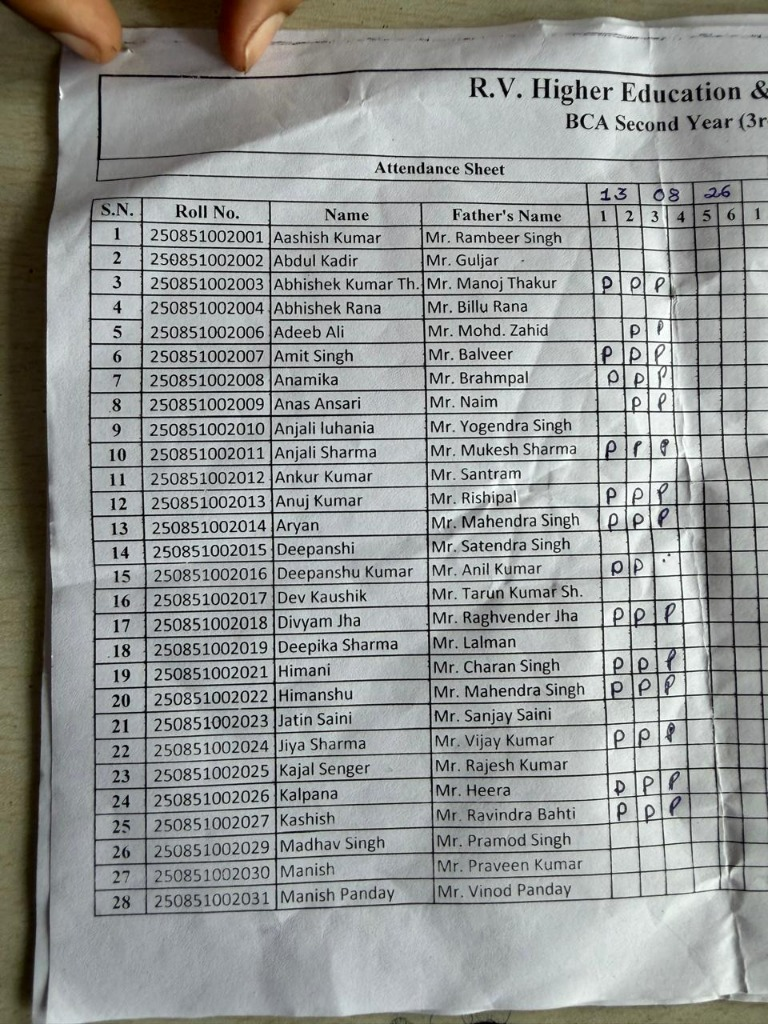
#> input picture input_images/attendance.jpg, 768 x 1024 px
$ python -i image_processor.py   (imports and definitions only)
#> lines starting #> are read from the running program, lines starting #| are printed output that depends on the picture; after the words box and inside, x2 and y2 are one past the last pixel; in counts of white or black regions, pixels touching at a corner belong together
"""
image_processor.py — Image loading, orientation normalization, perspective correction,
and CLAHE contrast enhancement for the Attendance Sheet Digitization System.
"""

from __future__ import annotations

import os
from dataclasses import dataclass
from typing import Optional, Tuple

import cv2
import numpy as np


@dataclass
class PreprocessedImage:
    """Container for all image representations needed across pipeline stages."""

    original_bgr: np.ndarray
    rectified_bgr: np.ndarray
    gray: np.ndarray
    enhanced_gray: np.ndarray
    binary_inv: np.ndarray
    ink_response: np.ndarray
    homography: Optional[np.ndarray] = None
    table_corners: Optional[np.ndarray] = None


def load_image(image_source: str | bytes | np.ndarray) -> np.ndarray:
    """Load a BGR image from a file path, raw bytes, or a NumPy array."""
    if isinstance(image_source, np.ndarray):
        if image_source.ndim == 2:
            return cv2.cvtColor(image_source, cv2.COLOR_GRAY2BGR)
        if image_source.shape[2] == 4:
            return cv2.cvtColor(image_source, cv2.COLOR_RGBA2BGR)
        return image_source.copy()

    if isinstance(image_source, (bytes, bytearray)):
        arr = np.frombuffer(image_source, dtype=np.uint8)
        image = cv2.imdecode(arr, cv2.IMREAD_COLOR)
        if image is None:
            raise ValueError("Could not decode uploaded image bytes.")
        return image

    if isinstance(image_source, str):
        if not os.path.exists(image_source):
            raise FileNotFoundError(f"Could not read the image: {image_source}")
        image = cv2.imread(image_source, cv2.IMREAD_COLOR)
        if image is None:
            raise FileNotFoundError(f"Could not read the image: {image_source}")
        return image

    raise TypeError(f"Unsupported image_source type: {type(image_source)}")


def normalize_orientation(image_bgr: np.ndarray) -> np.ndarray:
    """
    Ensure the attendance register is in portrait orientation with the table right-side up.
    If an image is accidentally rotated 90 degrees (landscape where horizontal lines are vertical),
    rotate it upright.
    """
    h, w = image_bgr.shape[:2]
    gray = cv2.cvtColor(image_bgr, cv2.COLOR_BGR2GRAY)
    thresh = cv2.adaptiveThreshold(
        gray, 255, cv2.ADAPTIVE_THRESH_GAUSSIAN_C, cv2.THRESH_BINARY_INV, 21, 7
    )
    h_lines = cv2.morphologyEx(
        thresh, cv2.MORPH_OPEN, cv2.getStructuringElement(cv2.MORPH_RECT, (40, 1))
    )
    v_lines = cv2.morphologyEx(
        thresh, cv2.MORPH_OPEN, cv2.getStructuringElement(cv2.MORPH_RECT, (1, 40))
    )
    # A register with ~25-35 student rows has higher horizontal line density than vertical
    if w > h * 1.15 and np.sum(v_lines > 0) > np.sum(h_lines > 0) * 1.4:
        return cv2.rotate(image_bgr, cv2.ROTATE_90_CLOCKWISE)
    return image_bgr


def _order_quad_points(pts: np.ndarray) -> np.ndarray:
    """Order 4 points as: top-left, top-right, bottom-right, bottom-left."""
    rect = np.zeros((4, 2), dtype=np.float32)
    s = pts.sum(axis=1)
    rect[0] = pts[np.argmin(s)]
    rect[2] = pts[np.argmax(s)]
    diff = np.diff(pts, axis=1)
    rect[1] = pts[np.argmin(diff)]
    rect[3] = pts[np.argmax(diff)]
    return rect


def detect_table_corners(binary_inv: np.ndarray) -> Optional[np.ndarray]:
    """
    Locate the four outer corners of the main attendance grid table using
    morphological horizontal and vertical line masks.
    """
    h_lines = cv2.morphologyEx(
        binary_inv, cv2.MORPH_OPEN, cv2.getStructuringElement(cv2.MORPH_RECT, (35, 1))
    )
    v_lines = cv2.morphologyEx(
        binary_inv, cv2.MORPH_OPEN, cv2.getStructuringElement(cv2.MORPH_RECT, (1, 35))
    )
    grid_mask = cv2.bitwise_or(h_lines, v_lines)
    grid_mask = cv2.dilate(grid_mask, np.ones((3, 3), np.uint8), iterations=1)

    contours, _ = cv2.findContours(
        grid_mask, cv2.RETR_EXTERNAL, cv2.CHAIN_APPROX_SIMPLE
    )
    if not contours:
        return None

    largest = max(contours, key=cv2.contourArea)
    img_area = binary_inv.shape[0] * binary_inv.shape[1]
    if cv2.contourArea(largest) < 0.15 * img_area:
        return None

    hull = cv2.convexHull(largest).reshape(-1, 2).astype(np.float32)
    return _order_quad_points(hull)


def preprocess_image(
    image_source: str | bytes | np.ndarray,
    output_save_path: Optional[str] = "output/preprocessed.jpg",
    apply_perspective_warp: bool = False,
) -> PreprocessedImage:
    """
    Step 2 — Load the image, normalize orientation, enhance contrast with CLAHE,
    compute local shadow-invariant ink response, and optionally save `output/preprocessed.jpg`.

    Note: By default `apply_perspective_warp=False` keeps the full page visible while
    `grid_detector.py` tracks exact tilted/curved horizontal and vertical line models
    directly across the page. Setting `apply_perspective_warp=True` warps the table
    corners to a flat rectangle.
    """
    raw_bgr = load_image(image_source)
    oriented_bgr = normalize_orientation(raw_bgr)

    gray0 = cv2.cvtColor(oriented_bgr, cv2.COLOR_BGR2GRAY)
    clahe = cv2.createCLAHE(clipLimit=2.0, tileGridSize=(8, 8))
    enhanced0 = clahe.apply(gray0)
    binary0 = cv2.adaptiveThreshold(
        enhanced0, 255, cv2.ADAPTIVE_THRESH_GAUSSIAN_C, cv2.THRESH_BINARY_INV, 21, 7
    )

    corners = detect_table_corners(binary0)
    homography = None
    rectified_bgr = oriented_bgr.copy()

    if apply_perspective_warp and corners is not None:
        tl, tr, br, bl = corners
        width_top = np.linalg.norm(tr - tl)
        width_bot = np.linalg.norm(br - bl)
        max_w = int(max(width_top, width_bot))

        height_left = np.linalg.norm(bl - tl)
        height_right = np.linalg.norm(br - tr)
        max_h = int(max(height_left, height_right))

        margin_x, margin_y = 40, 60
        dst = np.array(
            [
                [margin_x, margin_y],
                [margin_x + max_w - 1, margin_y],
                [margin_x + max_w - 1, margin_y + max_h - 1],
                [margin_x, margin_y + max_h - 1],
            ],
            dtype=np.float32,
        )
        homography = cv2.getPerspectiveTransform(corners, dst)
        rectified_bgr = cv2.warpPerspective(
            oriented_bgr,
            homography,
            (max_w + 2 * margin_x, max_h + 2 * margin_y),
            flags=cv2.INTER_CUBIC,
            borderMode=cv2.BORDER_REPLICATE,
        )

    gray = cv2.cvtColor(rectified_bgr, cv2.COLOR_BGR2GRAY)
    enhanced = clahe.apply(gray)
    binary_inv = cv2.adaptiveThreshold(
        enhanced, 255, cv2.ADAPTIVE_THRESH_GAUSSIAN_C, cv2.THRESH_BINARY_INV, 21, 7
    )

    # Local high-pass ink response removes paper crease shadows while keeping pen strokes
    local_bg = cv2.GaussianBlur(gray, (15, 15), 0).astype(np.float32)
    ink_response = np.clip(local_bg - gray.astype(np.float32), 0, 255)

    if output_save_path:
        os.makedirs(os.path.dirname(output_save_path) or ".", exist_ok=True)
        cv2.imwrite(output_save_path, enhanced)

    return PreprocessedImage(
        original_bgr=raw_bgr,
        rectified_bgr=rectified_bgr,
        gray=gray,
        enhanced_gray=enhanced,
        binary_inv=binary_inv,
        ink_response=ink_response,
        homography=homography,
        table_corners=corners,
    )

>>> import cv2
>>> picture = cv2.imread('input_images/attendance.jpg')
#> picture is the input picture: shape (1024, 768, 3); mean B, G, R 149.5, 151.5, 148.8
>>> result = preprocess_image(picture)
#> in normalize_orientation, `thresh = cv2.adaptiveThreshold( gray, 255, cv2.ADAPTIVE_THRESH_GAUSSIA..`:
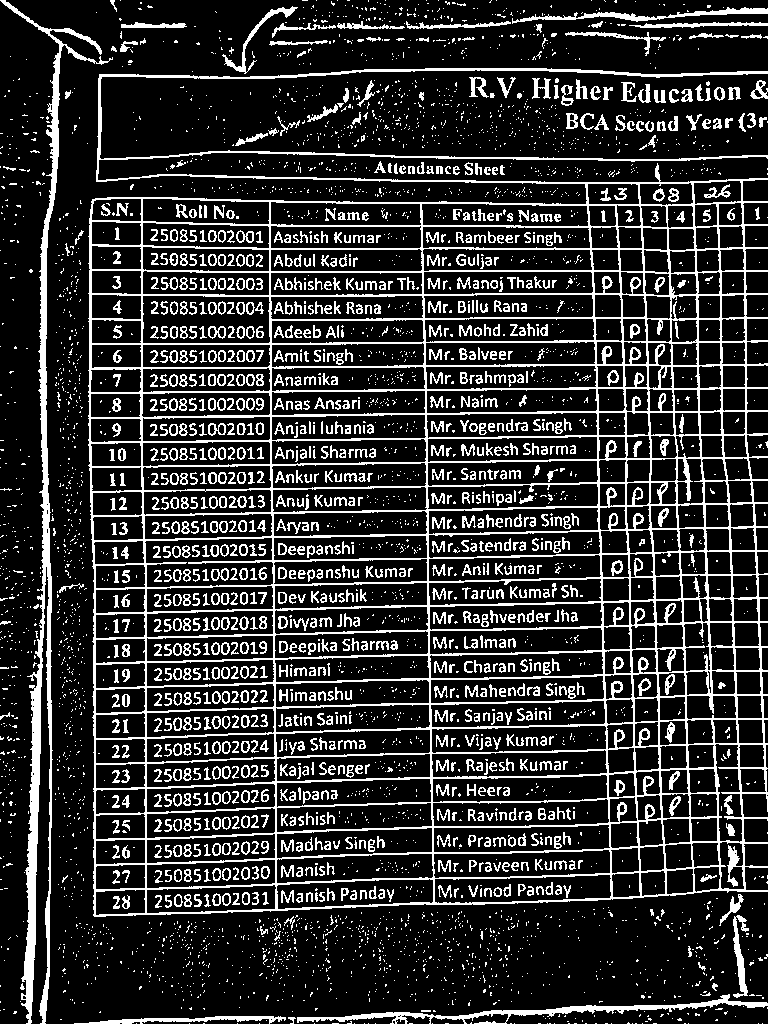
#> thresh: shape (1024, 768); 18.7% white in thin lines or dots
#> in normalize_orientation, `h_lines = cv2.morphologyEx( thresh, cv2.MORPH_OPEN, cv2.getStructuring..`: h_lines: shape (1024, 768); 5.7% white in thin lines or dots, all inside (x1, y1, x2, y2) = (75, 9, 768, 1024)
#> in normalize_orientation, `v_lines = cv2.morphologyEx( thresh, cv2.MORPH_OPEN, cv2.getStructuring..`: v_lines: shape (1024, 768); 2.7% white; 30 white regions, largest, box (x1, y1, x2, y2) and area: (41, 215, 52, 990) 3193, (26, 631, 42, 1024) 2623, (89, 205, 96, 918) 1619
#> in preprocess_image, `enhanced0 = clahe.apply(gray0)`:
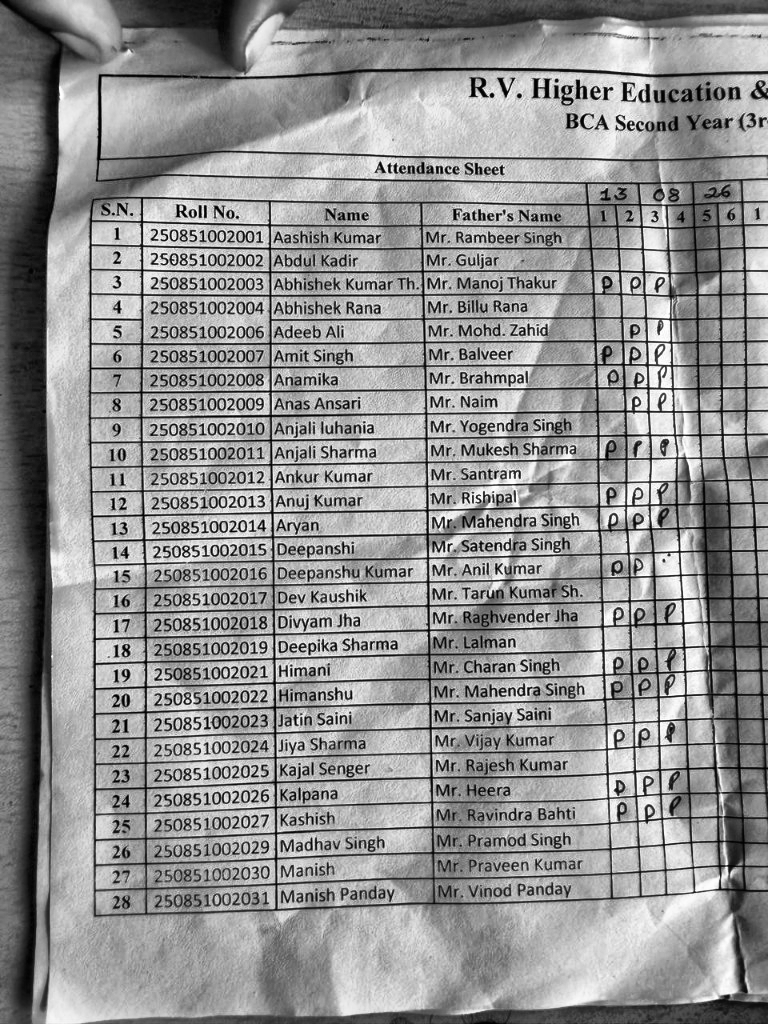
#> enhanced0: shape (1024, 768); min 0, max 255, mean 146.8
#> in preprocess_image, `binary0 = cv2.adaptiveThreshold( enhanced0, 255, cv2.ADAPTIVE_THRESH_G..`:
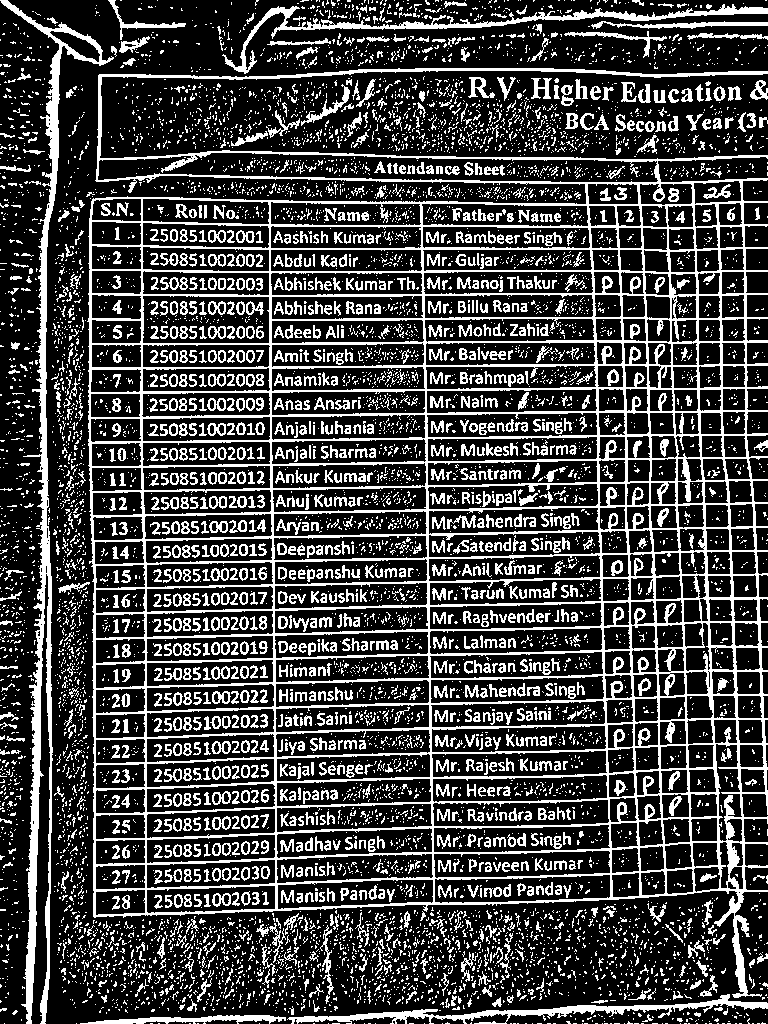
#> binary0: shape (1024, 768); 25.8% white in thin lines or dots
#> in detect_table_corners, `h_lines = cv2.morphologyEx( binary_inv, cv2.MORPH_OPEN, cv2.getStructu..`: h_lines: shape (1024, 768); 6.8% white in thin lines or dots
#> in detect_table_corners, `v_lines = cv2.morphologyEx( binary_inv, cv2.MORPH_OPEN, cv2.getStructu..`: v_lines: shape (1024, 768); 3.2% white; 31 white regions, largest, box (x1, y1, x2, y2) and area: (26, 204, 48, 1024) 4460, (89, 201, 96, 918) 1840, (269, 200, 277, 911) 1672
#> in detect_table_corners, `grid_mask = cv2.bitwise_or(h_lines, v_lines)`: grid_mask: shape (1024, 768); 9.8% white; 23 white regions, largest, box (x1, y1, x2, y2) and area: (88, 175, 768, 918) 60951, (26, 204, 48, 1024) 4460, (97, 68, 768, 182) 2581
#> in detect_table_corners, `grid_mask = cv2.dilate(grid_mask, np.ones((3, 3), np.uint8), iteration..`:
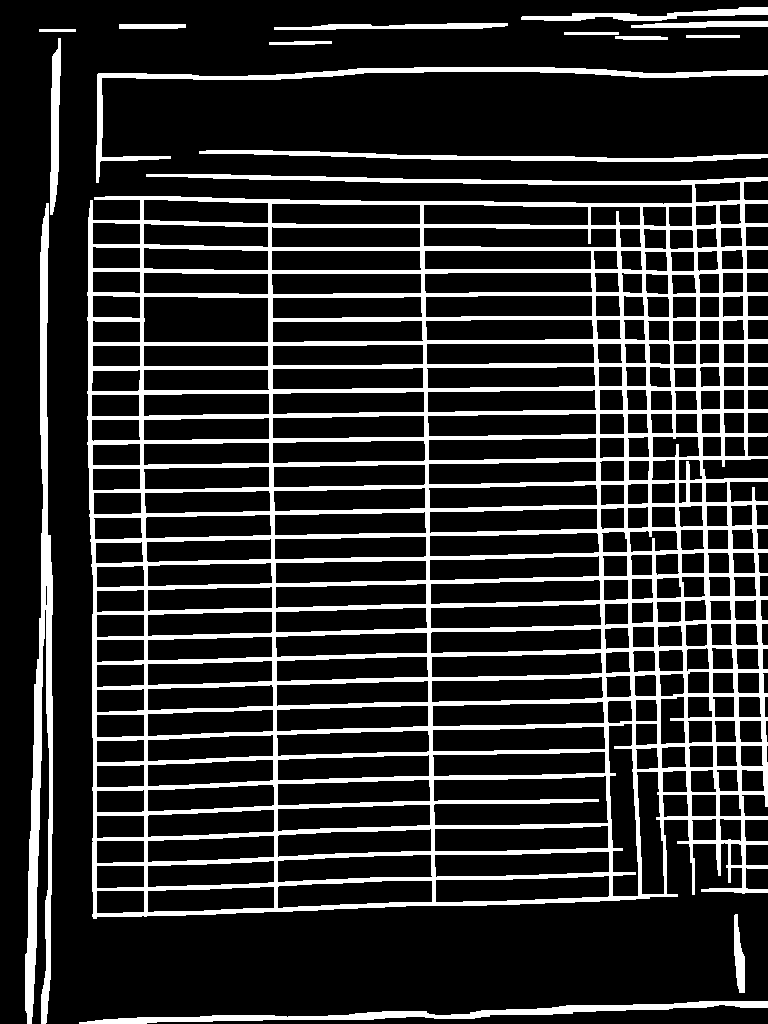
#> grid_mask: shape (1024, 768); 17.9% white; 16 white regions
#> in detect_table_corners, `contours, _ = cv2.findContours( grid_mask, cv2.RETR_EXTERNAL, cv2.CHAI..`: contours = 16 contours; largest, box (x1, y1, x2, y2) and area: (87, 174, 768, 919) 465520, (25, 203, 53, 1024) 7518, (96, 67, 768, 183) 3476, (79, 1001, 768, 1024) 3246, (199, 150, 768, 162) 1964
#> in detect_table_corners, `largest = max(contours, key=cv2.contourArea)`: largest = contour of 483 points, box (x1, y1, x2, y2) (87, 174, 768, 919), area 465520
#> in detect_table_corners, `hull = cv2.convexHull(largest).reshape(-1, 2).astype(np.float32)`: hull = 17 rows, first 8: [230, 174], [767, 177], [767, 892], [619, 900], [599, 901], [574, 902], [519, 904], [96, 918]
#> in _order_quad_points, `s = pts.sum(axis=1)`: s = 17 values, max 1659 at index 2, min 290 at index 14, mean 845.4
#> in _order_quad_points, `diff = np.diff(pts, axis=1)`: diff = 17 values, max 825 at index 8, min -590 at index 1, mean 252.8
#> in preprocess_image, `corners = detect_table_corners(binary0)`: corners = [[90, 200], [767, 177], [767, 892], [93, 918]]
#> in preprocess_image, `ink_response = np.clip(local_bg - gray.astype(np.float32), 0, 255)`:
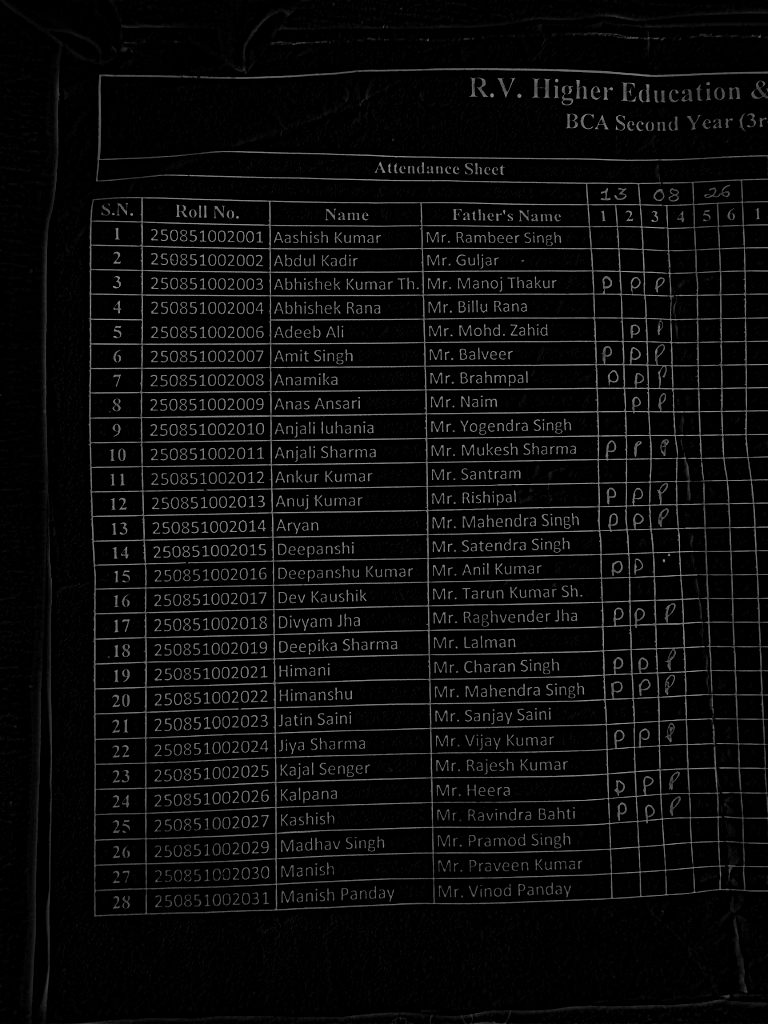
#> ink_response: shape (1024, 768) float32; min 0, max 161, mean 10.8
